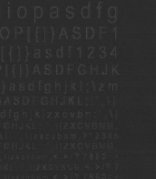
#> input picture pseudocolor-image-processing/testtext/text.png, 156 x 179 px
$ python text.py
#> lines starting #> are read from the running program, lines starting #| are printed output that depends on the picture
import cv2
import numpy as np

filename = 'text.png'

img = cv2.imread(filename, cv2.IMREAD_GRAYSCALE)
#> img is the input picture: shape (179, 156); min 38, max 70, mean 45.4
original_img = img.copy()

r, c = img.shape
#> r = 179; c = 156
R = np.zeros((r, c), dtype=np.uint8)
G = np.zeros((r, c), dtype=np.uint8)
B = np.zeros((r, c), dtype=np.uint8)

# Số lượng slice mong muốn
nos = 2

# Chỉnh thông số theo ý muốn
# Tùy chỉnh khoảng độ sáng
interval = np.array([
    [0, 49],
    [49, 255],
]
)

# Tùy chỉnh màu sắc
color = np.array([
    [255, 0, 0],
    [0, 255, 255],
]
)

# Gán pseudo-màu dựa trên các giá trị độ sáng của ảnh mức xám
for s in range(nos):
    LL, UL = map(int, interval[s, :])
    red, green, blue = color[s, :]

    for i in range(r):
        for j in range(c):
            if LL <= img[i, j] <= UL:
                R[i, j] = red
                G[i, j] = green
                B[i, j] = blue

# Hợp nhất kênh màu
imgc = cv2.merge((R, G, B))

# HIển thị hình ảnh
cv2.imshow('Original image', original_img)
cv2.imshow('Pseudo Color Image', imgc)
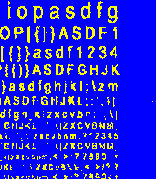
#> window 'Pseudo Color Image': shape (179, 156, 3); mean B, G, R 217.8, 37.2, 37.2
cv2.waitKey(0)
cv2.destroyAllWindows()
